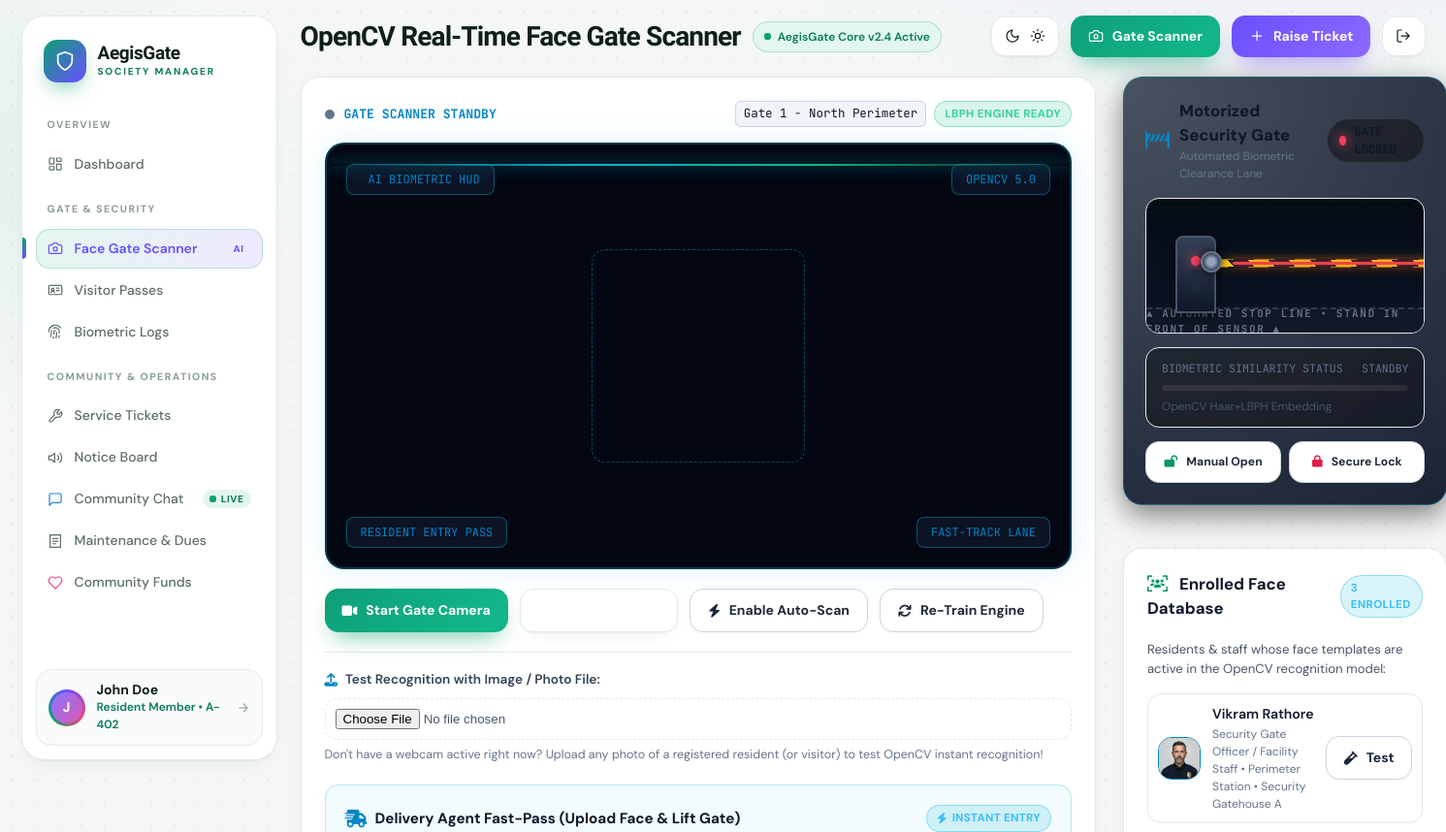
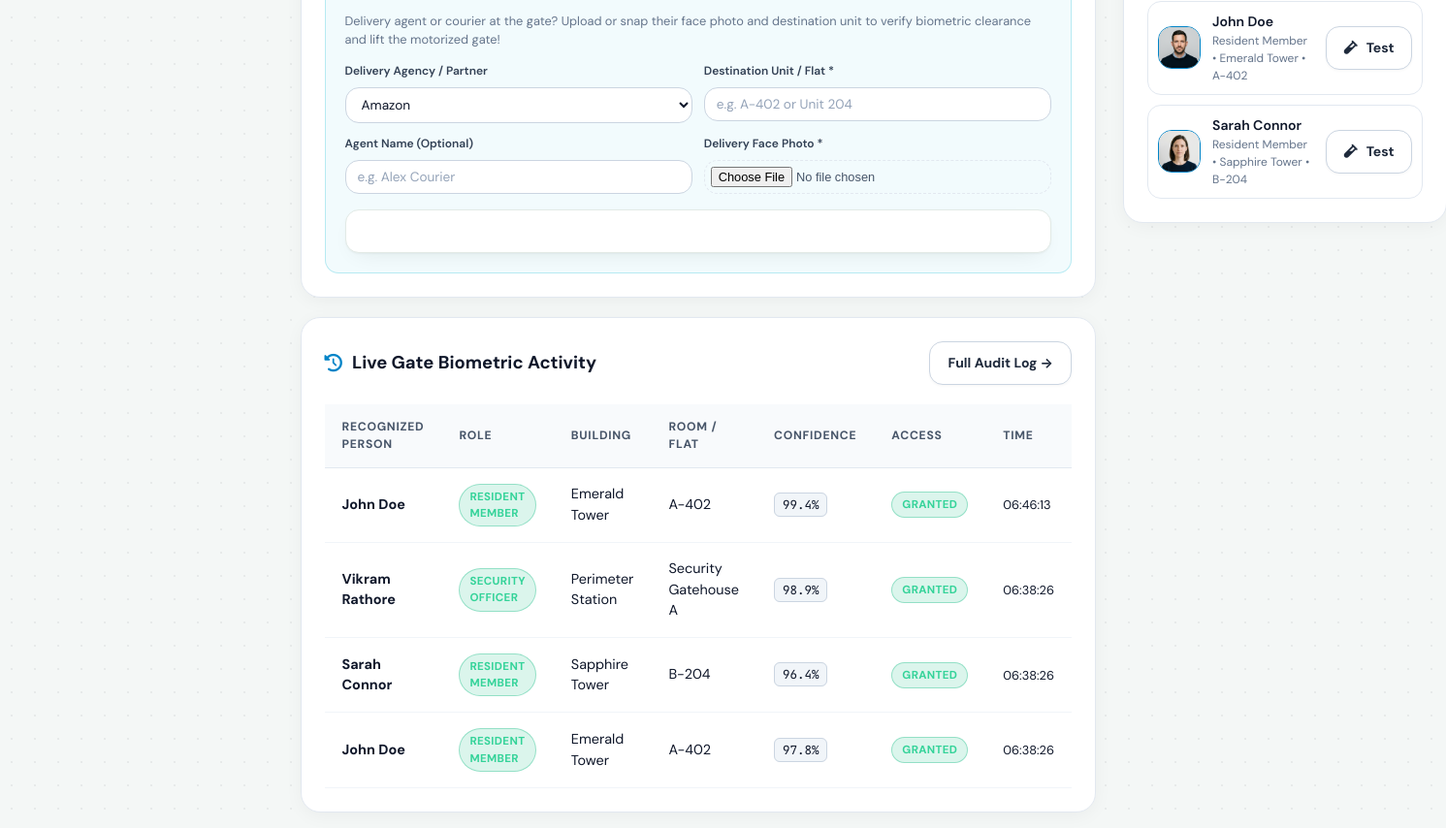
The app's page /gate/terminal/ (signed in), older data (2 pictures, top to bottom).
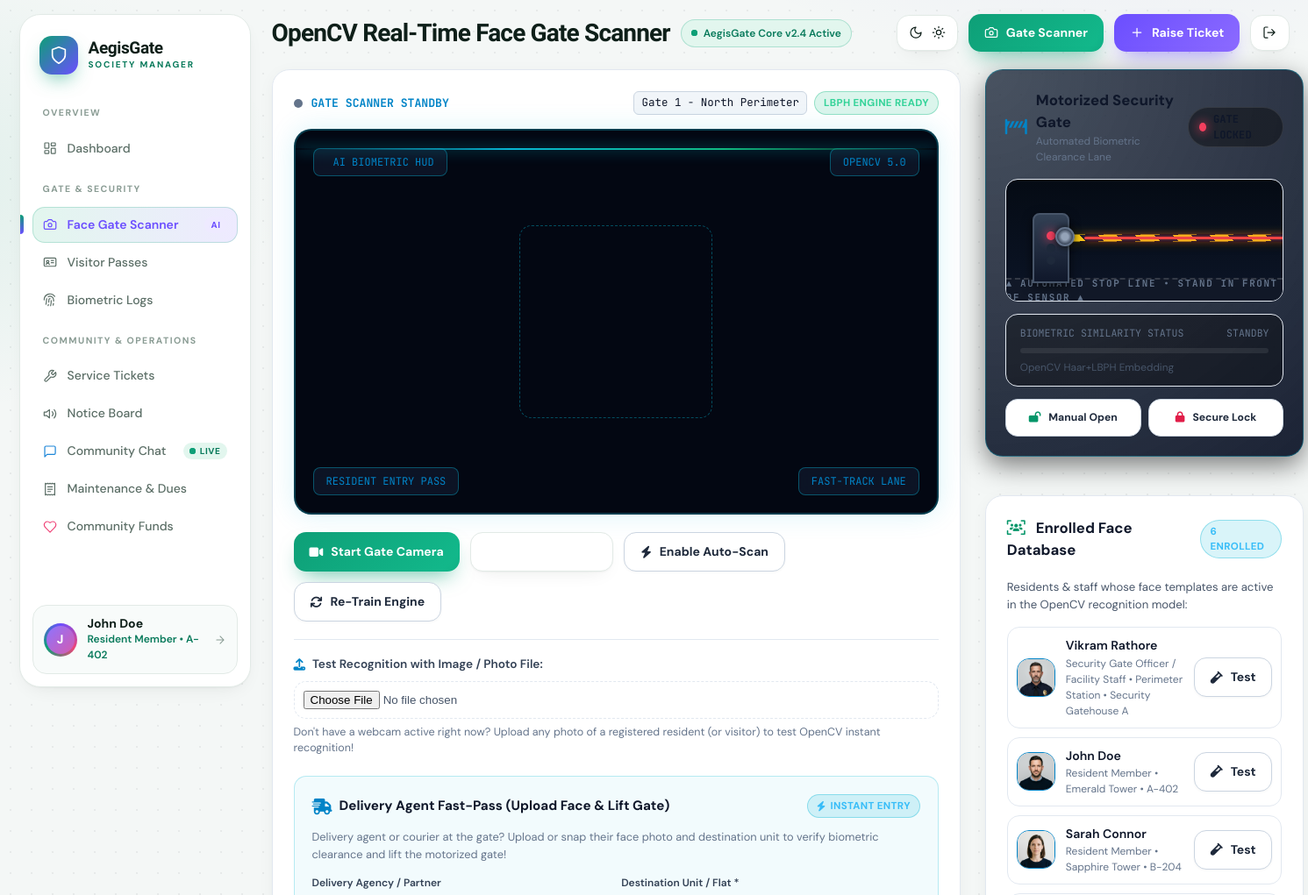
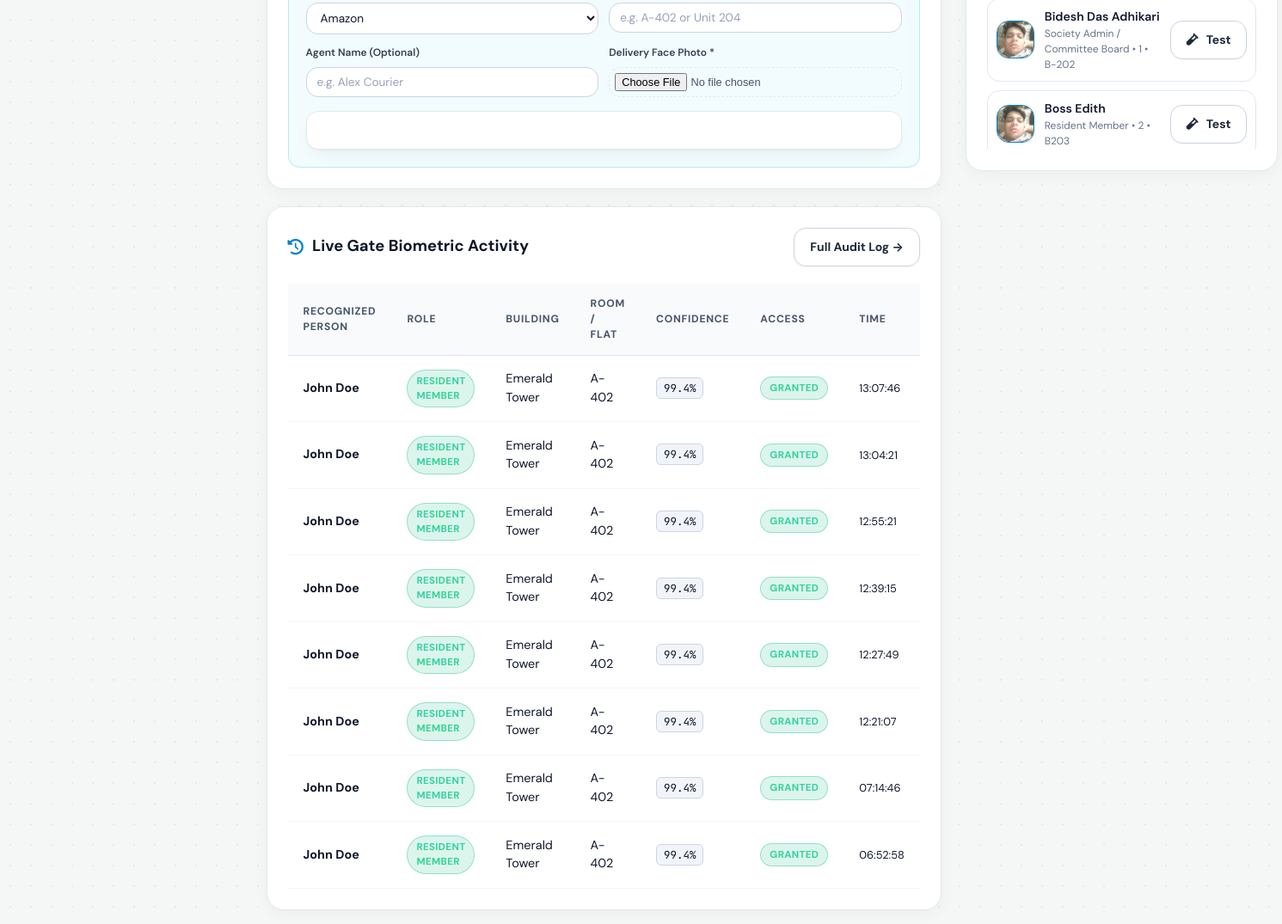
The same page, newer data (2 pictures, top to bottom).
### society_app/models.py (models this page shows, shortened)
class BiometricGateLog(models.Model):
    user = models.ForeignKey(settings.AUTH_USER_MODEL, on_delete=models.SET_NULL, null=True, blank=True)
    flat_number = models.CharField(max_length=20, blank=True, default='', help_text="Destination Unit / Flat Number")
    recognized_name = models.CharField(max_length=120)
    matched_role = models.CharField(max_length=30)
    confidence_score = models.FloatField(help_text="Confidence percentage 0-100%")
    gate_name = models.CharField(max_length=80, default="Gate 1 - Main Entry")
    timestamp = models.DateTimeField(auto_now_add=True)
    access_granted = models.BooleanField(default=True)
    capture_image = models.ImageField(upload_to='biometric_captures/', blank=True, null=True)
    notes = models.CharField(max_length=200, blank=True, default='')
    class Meta:
        ordering = ['-timestamp']

class User(AbstractUser):
    ROLE_CHOICES = (
        ('ADMIN', 'Society Admin / Committee Board'),
        ('STAFF', 'Security Gate Officer / Facility Staff'),
        ('RESIDENT', 'Resident Member'),
    )
    role = models.CharField(max_length=20, choices=ROLE_CHOICES, default='RESIDENT')
    phone_number = models.CharField(max_length=20, blank=True)
    flat_number = models.CharField(max_length=20, blank=True, help_text="e.g. A-402")
    block_tower = models.CharField(max_length=50, blank=True, help_text="e.g. Tower 1 / Emerald Block")
    family_members_count = models.PositiveIntegerField(
        default=1,
        blank=True,
        null=True,
        help_text="Total number of family members residing in this unit"
    )
    family_details = models.TextField(
        blank=True,
        default='',
        help_text="Family members description with names and ages (e.g. Jane Doe - Age 34, Tommy Doe - Age 8)"
    )
    lives_here = models.BooleanField(
        default=True,
        help_text="Specifies whether staff/resident lives on premises"
    )
    avatar = models.ImageField(upload_to='avatars/', blank=True, null=True)
    face_photo = models.ImageField(upload_to='face_profiles/', blank=True, null=True, help_text="Reference face photo for gate recognition")
    face_encoding = models.TextField(blank=True, null=True, help_text="Serialized facial feature descriptor")
    vehicle_number = models.CharField(max_length=30, blank=True, help_text="e.g. KA-01-MJ-4521")
    emergency_contact = models.CharField(max_length=50, blank=True)
    is_verified_resident = models.BooleanField(default=True)
    google_id = models.CharField(max_length=150, blank=True, null=True, help_text="Google OAuth UID/Sub")
    google_avatar_url = models.URLField(max_length=500, blank=True, null=True)
    is_google_verified = models.BooleanField(default=False)
    @property
    def is_admin_role(self):
        return self.role == 'ADMIN' or self.is_superuser
    @property
    def is_staff_role(self):
        return self.role in ['ADMIN', 'STAFF'] or self.is_staff

### society_app/views.py (the view)
# urls.py: path('gate/terminal/', views.face_terminal_view, name='face_terminal'),
@login_required
def face_terminal_view(request):
    registered_residents = User.objects.filter(face_photo__isnull=False).exclude(face_photo='')
    recent_biometric_logs = BiometricGateLog.objects.all()[:8]
    return render(request, 'gate/face_terminal.html', {
        'registered_residents': registered_residents,
        'recent_logs': recent_biometric_logs,
        'gate_name': 'Gate 1 - North Perimeter'
    })

### society_app/context_processors.py (called while the page is built)
def google_auth_settings(request):
    return {
        'GOOGLE_CLIENT_ID': getattr(settings, 'GOOGLE_CLIENT_ID', ''),
        'google_verified_user': request.session.get('google_user'),
    }

### templates/gate/face_terminal.html (shortened to what the changed rows need)
{% extends 'base.html' %}
{% load static %}
{% block page_title %}OpenCV Real-Time Face Gate Scanner{% endblock %}
{% block content %}
<div class="terminal-container">
  <div style="display: flex; flex-direction: column; gap: 20px;">
    <div class="glass-panel" style="padding: 24px;">
      <div class="table-responsive">
        <table class="glass-table">
          <thead>
            <tr>
              <th>Recognized Person</th>
              <th>Role</th>
              <th>Building</th>
              <th>Room / Flat</th>
              <th>Confidence</th>
              <th>Access</th>
              <th>Time</th>
            </tr>
          </thead>
          <tbody id="liveLogsTbody">
            {% for log in recent_logs %}
            <tr>
              <td><strong>{{ log.recognized_name }}</strong></td>
              <td><span class="badge {% if log.access_granted %}badge-resolved{% else %}badge-urgent{% endif %}">{{ log.matched_role }}</span></td>
              <td style="color: var(--accent-cyan);">{{ log.user.block_tower|default:"—" }}</td>
              <td>{{ log.user.flat_number|default:"Gate Review" }}</td>
              <td><span class="badge-code">{{ log.confidence_score|floatformat:1 }}%</span></td>
              <td>
                <span class="badge {% if log.access_granted %}badge-resolved{% else %}badge-urgent{% endif %}">
                  {% if log.access_granted %}GRANTED{% else %}DENIED{% endif %}
                </span>
              </td>
              <td style="color: var(--text-dim); font-size: 0.8rem;">{{ log.timestamp|date:"H:i:s" }}</td>
            </tr>
            {% empty %}
            <tr>
              <td colspan="7" style="text-align: center; color: var(--text-dim);">No biometric logs recorded yet.</td>
            </tr>
            {% endfor %}
          </tbody>
        </table>
      </div>
    </div>
  </div>
  <div style="display: flex; flex-direction: column; gap: 24px;">
    <div class="glass-panel" style="padding: 24px;">
      <div class="section-header">
        <h4 style="font-size: 1.05rem; font-weight: 700;">
          <i class="fa-solid fa-users-viewfinder" style="color: var(--accent-emerald); margin-right: 8px;"></i>
          Enrolled Face Database
        </h4>
        <span class="badge badge-progress">{{ registered_residents.count }} Enrolled</span>
      </div>
      <div style="display: flex; flex-direction: column; gap: 10px; max-height: 480px; overflow-y: auto;">
        {% for r in registered_residents %}
        <div style="display: flex; align-items: center; gap: 12px; padding: 10px; background: rgba(255, 255, 255, 0.02); border: 1px solid var(--border-glass); border-radius: var(--radius-md);">
          <div style="width: 44px; height: 44px; border-radius: var(--radius-md); overflow: hidden; border: 1px solid var(--accent-cyan); flex-shrink: 0;">
            {% if r.face_photo %}
              <img src="{{ r.face_photo.url }}" alt="face" style="width: 100%; height: 100%; object-fit: cover;">
            {% else %}
              <div style="width: 100%; height: 100%; background: #1e293b; display: flex; align-items: center; justify-content: center; font-weight: 700;">{{ r.username|first|upper }}</div>
            {% endif %}
          </div>
          <div style="flex: 1; min-width: 0;">
            <div style="font-weight: 600; font-size: 0.88rem; white-space: nowrap; overflow: hidden; text-overflow: ellipsis;">
              {{ r.get_full_name|default:r.username }}
            </div>
            <div style="font-size: 0.75rem; color: var(--text-dim);">
              {{ r.get_role_display }} • {{ r.block_tower|default:"N/A" }} • {{ r.flat_number|default:"Unit N/A" }}
            </div>
          </div>
          <button type="button" class="btn btn-secondary btn-sm" onclick="testResidentPhoto('{{ r.face_photo.url }}', '{{ r.get_full_name|default:r.username }}')" title="Simulate scanning this resident's face">
            <i class="fa-solid fa-vial"></i> Test
          </button>
        </div>
        {% empty %}
        <div style="text-align: center; padding: 24px; color: var(--text-dim);">
          <p>No residents have enrolled face photos yet.</p>
          <a href="{% url 'profile' %}" class="btn btn-secondary btn-sm" style="margin-top: 10px;">Enroll in Profile</a>
        </div>
        {% endfor %}
      </div>
    </div>
  </div>
</div>
{% endblock %}

### templates/base.html (shortened to what the changed rows need)
{% load static %}
<!DOCTYPE html>
<html lang="en">
<head>
  <link rel="stylesheet" href="https://cdnjs.cloudflare.com/ajax/libs/font-awesome/6.4.0/css/all.min.css">
  <link rel="stylesheet" href="{% static 'css/styles.css' %}">
</head>
<body>
  <div class="app">
    {% if user.is_authenticated %}
    <aside class="side" id="side" aria-label="Main navigation">
      <a href="{% url 'dashboard' %}" class="brand">
        <div class="brand-mark">
          <svg class="i"><use href="#i-shield"/></svg>
        </div>
        <div>
          <b>AegisGate</b>
          <small>SOCIETY MANAGER</small>
        </div>
      </a>
      <div class="nav-label">OVERVIEW</div>
      <nav class="nav">
        <a href="{% url 'dashboard' %}" class="nav-item {% if request.resolver_match.url_name == 'dashboard' %}active{% endif %}">
          <svg class="i"><use href="#i-grid"/></svg>
          <span>Dashboard</span>
        </a>
      </nav>
      <div class="nav-label">GATE &amp; SECURITY</div>
      <nav class="nav">
        <a href="{% url 'face_terminal' %}" class="nav-item {% if request.resolver_match.url_name == 'face_terminal' %}active{% endif %}">
          <svg class="i" style="color: var(--violet);"><use href="#i-camera"/></svg>
          <span style="font-weight: 600; color: var(--violet);">Face Gate Scanner</span>
          <span class="tag tag-ai">AI</span>
        </a>
        <a href="{% url 'visitor_list' %}" class="nav-item {% if 'visitor' in request.resolver_match.url_name %}active{% endif %}">
          <svg class="i"><use href="#i-id"/></svg>
          <span>Visitor Passes</span>
        </a>
        <a href="{% url 'biometric_logs' %}" class="nav-item {% if request.resolver_match.url_name == 'biometric_logs' %}active{% endif %}">
          <svg class="i"><use href="#i-finger"/></svg>
          <span>Biometric Logs</span>
        </a>
      </nav>
      <div class="nav-label">COMMUNITY &amp; OPERATIONS</div>
      <nav class="nav">
        <a href="{% url 'ticket_list' %}" class="nav-item {% if 'ticket' in request.resolver_match.url_name %}active{% endif %}">
          <svg class="i"><use href="#i-wrench"/></svg>
          <span>Service Tickets</span>
        </a>
        <a href="{% url 'notice_list' %}" class="nav-item {% if 'notice' in request.resolver_match.url_name %}active{% endif %}">
          <svg class="i"><use href="#i-notice"/></svg>
          <span>Notice Board</span>
        </a>
        <a href="{% url 'community_chat' %}" class="nav-item {% if request.resolver_match.url_name == 'community_chat' %}active{% endif %}">
          <svg class="i" style="color: var(--sky);"><use href="#i-chat"/></svg>
          <span>Community Chat</span>
          <span class="tag tag-live"><i class="dot"></i>LIVE</span>
        </a>
        <a href="{% url 'maintenance_list' %}" class="nav-item {% if 'maintenance' in request.resolver_match.url_name %}active{% endif %}">
          <svg class="i"><use href="#i-receipt"/></svg>
          <span>Maintenance &amp; Dues</span>
        </a>
        <a href="{% url 'funds_list' %}" class="nav-item {% if 'fund' in request.resolver_match.url_name %}active{% endif %}">
          <svg class="i" style="color: var(--rose);"><use href="#i-heart"/></svg>
          <span>Community Funds</span>
        </a>
      </nav>
      <a href="{% url 'profile' %}" class="me" title="View &amp; Edit Profile">
        <div class="avatar">
          {% if user.avatar %}
            <img src="{{ user.avatar.url }}" alt="avatar" style="width: 100%; height: 100%; border-radius: 50%; object-fit: cover;">
          {% else %}
            <span>{{ user.username|make_list|first|upper }}</span>
          {% endif %}
        </div>
        <div style="min-width: 0; flex: 1;">
          <b style="white-space: nowrap; overflow: hidden; text-overflow: ellipsis; display: block;">{{ user.get_full_name|default:user.username }}</b>
          <small>{{ user.get_role_display }}{% if user.flat_number %} • {{ user.flat_number }}{% endif %}</small>
        </div>
        <svg class="i" style="width: 14px !important; height: 14px !important; color: var(--faint);"><use href="#i-arrow"/></svg>
      </a>
    </aside>
    {% endif %}
    <main class="main" style="{% if not user.is_authenticated %}grid-column: 1 / -1; max-width: 1000px; margin: 40px auto; width: 100%;{% endif %}">
      {% if user.is_authenticated %}
      <header class="topbar">
        <h1>{% block page_title %}Overview{% endblock %}</h1>
      </header>
      {% endif %}
      {% block content %}{% endblock %}
    </main>
  </div>
</body>
</html>

Row changes from the older to the newer data that the page shows:
no longer on this page (row edited): BiometricGateLog: recognized_name "John Doe", matched_role "RESIDENT MEMBER", user.block_tower "Emerald Tower", user.flat_number "A-402", confidence_score "99.4", access_granted "GRANTED", timestamp "06:46:13"
no longer on this page (row edited): BiometricGateLog: recognized_name "Vikram Rathore", matched_role "SECURITY OFFICER", user.block_tower "Perimeter Station", user.flat_number "Security Gatehouse A", confidence_score "98.9", access_granted "GRANTED", timestamp "06:38:26"
no longer on this page (row edited): BiometricGateLog: recognized_name "Sarah Connor", matched_role "RESIDENT MEMBER", user.block_tower "Sapphire Tower", user.flat_number "B-204", confidence_score "96.4", access_granted "GRANTED", timestamp "06:38:26"
no longer on this page (row edited): BiometricGateLog: recognized_name "John Doe", matched_role "RESIDENT MEMBER", user.block_tower "Emerald Tower", user.flat_number "A-402", confidence_score "97.8", access_granted "GRANTED", timestamp "06:38:26"
added BiometricGateLog: recognized_name "John Doe", matched_role "RESIDENT MEMBER", user.block_tower "Emerald Tower", user.flat_number "A-402", confidence_score "99.4", access_granted "GRANTED", timestamp "13:07:46"
added BiometricGateLog: recognized_name "John Doe", matched_role "RESIDENT MEMBER", user.block_tower "Emerald Tower", user.flat_number "A-402", confidence_score "99.4", access_granted "GRANTED", timestamp "13:04:21"
added BiometricGateLog: recognized_name "John Doe", matched_role "RESIDENT MEMBER", user.block_tower "Emerald Tower", user.flat_number "A-402", confidence_score "99.4", access_granted "GRANTED", timestamp "12:55:21"
added BiometricGateLog: recognized_name "John Doe", matched_role "RESIDENT MEMBER", user.block_tower "Emerald Tower", user.flat_number "A-402", confidence_score "99.4", access_granted "GRANTED", timestamp "12:39:15"
added BiometricGateLog: recognized_name "John Doe", matched_role "RESIDENT MEMBER", user.block_tower "Emerald Tower", user.flat_number "A-402", confidence_score "99.4", access_granted "GRANTED", timestamp "12:27:49"
added BiometricGateLog: recognized_name "John Doe", matched_role "RESIDENT MEMBER", user.block_tower "Emerald Tower", user.flat_number "A-402", confidence_score "99.4", access_granted "GRANTED", timestamp "12:21:07"
added BiometricGateLog: recognized_name "John Doe", matched_role "RESIDENT MEMBER", user.block_tower "Emerald Tower", user.flat_number "A-402", confidence_score "99.4", access_granted "GRANTED", timestamp "07:14:46"
added BiometricGateLog: recognized_name "John Doe", matched_role "RESIDENT MEMBER", user.block_tower "Emerald Tower", user.flat_number "A-402", confidence_score "99.4", access_granted "GRANTED", timestamp "06:52:58"
added User: face_photo (picture), get_full_name "Bidesh Das Adhikari", role "Society Admin / Committee Board", block_tower "1", flat_number "B-202"
added User: face_photo (picture), get_full_name "Boss Edith", role "Resident Member", block_tower "2", flat_number "B203"
Text that changed along with them:
{{ registered_residents.count }}: "3" → "6"
